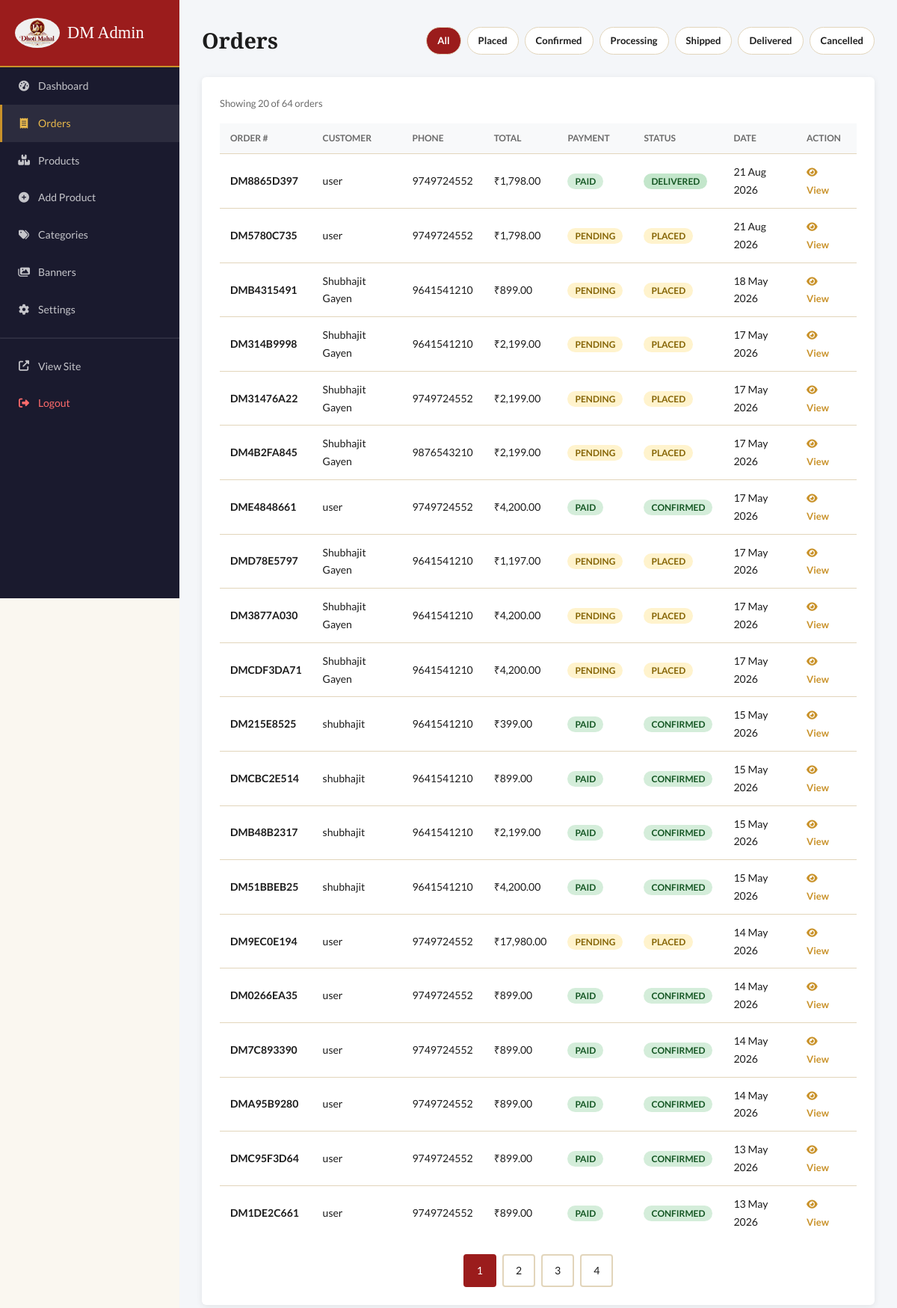
The app's page /admin/orders.php (signed in) with its own data.
### tables this page shows
CREATE TABLE `orders` (
  `id` int(11) NOT NULL AUTO_INCREMENT,
  `order_number` varchar(50) NOT NULL,
  `user_id` int(11) DEFAULT NULL,
  `guest_name` varchar(100) DEFAULT NULL,
  `guest_email` varchar(150) DEFAULT NULL,
  `guest_phone` varchar(15) DEFAULT NULL,
  `shipping_address` text NOT NULL,
  `shipping_city` varchar(100) NOT NULL,
  `shipping_state` varchar(100) NOT NULL,
  `shipping_pincode` varchar(10) NOT NULL,
  `subtotal` decimal(10,2) NOT NULL,
  `shipping_cost` decimal(10,2) DEFAULT 0.00,
  `discount` decimal(10,2) DEFAULT 0.00,
  `total` decimal(10,2) NOT NULL,
  `payment_method` varchar(50) DEFAULT 'upi',
  `payment_status` enum('pending','paid','failed','refunded') DEFAULT 'pending',
  `payment_ref` varchar(200) DEFAULT NULL,
  `order_status` enum('placed','confirmed','processing','shipped','delivered','cancelled') DEFAULT 'placed',
  `notes` text DEFAULT NULL,
  `created_at` timestamp NOT NULL DEFAULT current_timestamp(),
  `updated_at` timestamp NOT NULL DEFAULT current_timestamp() ON UPDATE current_timestamp(),
  `razorpay_order_id` varchar(255) DEFAULT NULL,
  `razorpay_payment_id` varchar(255) DEFAULT NULL,
  `razorpay_signature` varchar(255) DEFAULT NULL,
  PRIMARY KEY (`id`),
  UNIQUE KEY `order_number` (`order_number`),
  UNIQUE KEY `uk_order_number` (`order_number`),
  KEY `idx_orders_payment_status` (`payment_status`),
  KEY `idx_orders_order_status` (`order_status`),
  KEY `idx_orders_user_id` (`user_id`),
  CONSTRAINT `fk_orders_user` FOREIGN KEY (`user_id`) REFERENCES `users` (`id`) ON DELETE SET NULL,
  CONSTRAINT `orders_ibfk_1` FOREIGN KEY (`user_id`) REFERENCES `users` (`id`) ON DELETE SET NULL,
  CONSTRAINT `chk_order_total_positive` CHECK (`total` > 0)
);

### includes/functions.php (called while the page is built, shortened)
<?php
function sanitize(string $input): string
{
    return htmlspecialchars(trim($input), ENT_QUOTES, 'UTF-8');
}
function formatPrice(float $price): string
{
    return CURRENCY . number_format($price, 2);
}

### admin/orders.php (the view, shortened to what this page needs)
<?php
require_once __DIR__ . '/partials/header.php';
$db     = getDB();
$status = trim($_GET['status'] ?? '');
$page   = max(1, (int)($_GET['page'] ?? 1));
$perPage = 20;
$offset = ($page - 1) * $perPage;
$where = $status ? "WHERE order_status = " . $db->quote($status) : '';
$orders = $db->query("SELECT * FROM orders $where ORDER BY created_at DESC LIMIT $perPage OFFSET $offset")->fetchAll();
$total  = (int)$db->query("SELECT COUNT(*) FROM orders $where")->fetchColumn();
$totalPages = (int)ceil($total / $perPage);
?>
<div style="display:flex;align-items:center;justify-content:space-between;margin-bottom:24px;flex-wrap:wrap;gap:12px;">
    <h1 style="margin-bottom:0;">Orders</h1>
    <div style="display:flex;gap:8px;flex-wrap:wrap;">
        <?php
        $statuses = ['','placed','confirmed','processing','shipped','delivered','cancelled'];
        $labels   = ['All','Placed','Confirmed','Processing','Shipped','Delivered','Cancelled'];
        foreach ($statuses as $i => $s):
            $active = $status === $s ? 'background:var(--crimson);color:white;' : 'background:white;';
        ?>
            <a href="?status=<?= urlencode($s) ?>" style="padding:6px 14px;border-radius:20px;font-size:13px;font-weight:600;border:1px solid var(--border);<?= $active ?>color:<?= $status===$s?'white':'var(--charcoal)' ?>;">
                <?= $labels[$i] ?>
            </a>
        <?php endforeach; ?>
    </div>
</div>
<div class="admin-card">
    <p style="color:var(--muted);font-size:13px;margin-bottom:16px;">Showing <?= count($orders) ?> of <?= $total ?> orders</p>
    <table class="admin-table">
        <thead>
            <tr>
                <th>Order #</th>
                <th>Customer</th>
                <th>Phone</th>
                <th>Total</th>
                <th>Payment</th>
                <th>Status</th>
                <th>Date</th>
                <th>Action</th>
            </tr>
        </thead>
        <tbody>
        <?php foreach ($orders as $order): ?>
            <tr>
                <td><strong><?= sanitize($order['order_number']) ?></strong></td>
                <td><?= sanitize($order['guest_name'] ?: '—') ?></td>
                <td><?= sanitize($order['guest_phone'] ?: '—') ?></td>
                <td><?= formatPrice((float)$order['total']) ?></td>
                <td><span class="status-badge status-<?= $order['payment_status'] ?>"><?= ucfirst($order['payment_status']) ?></span></td>
                <td><span class="status-badge status-<?= $order['order_status'] ?>"><?= ucfirst($order['order_status']) ?></span></td>
                <td><?= date('d M Y', strtotime($order['created_at'])) ?></td>
                <td class="action-links">
                    <a href="<?= BASE_URL ?>admin/order-detail.php?id=<?= $order['id'] ?>" class="edit">
                        <i class="fas fa-eye"></i> View
                    </a>
                </td>
            </tr>
        <?php endforeach; ?>
        </tbody>
    </table>
    <?php if ($totalPages > 1): ?>
    <div class="pagination" style="margin:20px 0 0;">
        <?php for ($i = 1; $i <= $totalPages; $i++): ?>
            <a href="?status=<?= urlencode($status) ?>&page=<?= $i ?>" class="page-link <?= $i === $page ? 'active' : '' ?>"><?= $i ?></a>
        <?php endfor; ?>
    </div>
    <?php endif; ?>
</div>
<?php require_once __DIR__ . '/partials/footer.php'; ?>

### assets/css/main.css (style rules this page uses)
:root { --crimson: #9b1c1c; --crimson-dk: #7a1515; --gold: #c9922a; --gold-lt: #e8b84b; --ivory: #faf7f0; --cream: #f5edd8; --charcoal: #1c1c1c; --muted: #6b6b6b; --border: #e2d5bb; --white: #ffffff; --shadow: 0 4px 24px rgba(0, 0, 0, 0.1); --shadow-sm: 0 2px 8px rgba(0, 0, 0, 0.08); --radius: 6px; --font-head: "Playfair Display", Georgia, serif; --font-body: "Lato", sans-serif; --transition: 0.25s ease; }
*, *::before, *::after { box-sizing: border-box; margin: 0; padding: 0; }
html { scroll-behavior: smooth; }
body { font-family: var(--font-body); font-size: 15px; line-height: 1.7; color: var(--charcoal); background: var(--ivory); }
a { color: var(--crimson); text-decoration: none; transition: color var(--transition); }
.status-badge { padding: 3px 10px; border-radius: 20px; font-size: 12px; font-weight: 700; text-transform: uppercase; }
.status-placed, .status-pending { background: #fff3cd; color: #856404; }
.status-confirmed, .status-paid { background: #d4edda; color: #155724; }
.status-delivered { background: #c3e6cb; color: #155724; }
.admin-main h1 { font-family: var(--font-head); font-size: 1.8rem; color: var(--charcoal); margin-bottom: 24px; }
.admin-card { background: var(--white); border-radius: var(--radius); box-shadow: var(--shadow-sm); padding: 24px; margin-bottom: 24px; }
.admin-table { width: 100%; border-collapse: collapse; }
.admin-table th { background: #f8f9fa; padding: 10px 14px; font-size: 12px; text-transform: uppercase; color: var(--muted); border-bottom: 1px solid var(--border); text-align: left; }
.admin-table td { padding: 12px 14px; border-bottom: 1px solid var(--border); font-size: 14px; }
.admin-table tr:last-child td { border-bottom: none; }
.action-links a { margin-right: 8px; font-size: 13px; font-weight: 600; }
.action-links .edit { color: var(--gold); }
.pagination { display: flex; justify-content: center; gap: 8px; margin: 40px 0; }
.page-link { padding: 8px 16px; border: 2px solid var(--border); border-radius: 4px; color: var(--charcoal); font-size: 14px; transition: all var(--transition); }
.page-link:hover, .page-link.active { background: var(--crimson); border-color: var(--crimson); color: white; }

### records on screen
orders: order_number "DM8865D397", guest_name "user", guest_phone "9749724552", total "₹1,798.00", payment_status "PAID", order_status "DELIVERED", created_at "21 Aug 2026"
orders: order_number "DM5780C735", guest_name "user", guest_phone "9749724552", total "₹1,798.00", payment_status "PENDING", order_status "PLACED", created_at "21 Aug 2026"
orders: order_number "DMB4315491", guest_name "Shubhajit Gayen", guest_phone "9641541210", total "₹899.00", payment_status "PENDING", order_status "PLACED", created_at "18 May 2026"
orders: order_number "DM314B9998", guest_name "Shubhajit Gayen", guest_phone "9641541210", total "₹2,199.00", payment_status "PENDING", order_status "PLACED", created_at "17 May 2026"
orders: order_number "DM31476A22", guest_name "Shubhajit Gayen", guest_phone "9749724552", total "₹2,199.00", payment_status "PENDING", order_status "PLACED", created_at "17 May 2026"
orders: order_number "DM4B2FA845", guest_name "Shubhajit Gayen", guest_phone "9876543210", total "₹2,199.00", payment_status "PENDING", order_status "PLACED", created_at "17 May 2026"
orders: order_number "DME4848661", guest_name "user", guest_phone "9749724552", total "₹4,200.00", payment_status "PAID", order_status "CONFIRMED", created_at "17 May 2026"
orders: order_number "DMD78E5797", guest_name "Shubhajit Gayen", guest_phone "9641541210", total "₹1,197.00", payment_status "PENDING", order_status "PLACED", created_at "17 May 2026"
orders: order_number "DM3877A030", guest_name "Shubhajit Gayen", guest_phone "9641541210", total "₹4,200.00", payment_status "PENDING", order_status "PLACED", created_at "17 May 2026"
orders: order_number "DMCDF3DA71", guest_name "Shubhajit Gayen", guest_phone "9641541210", total "₹4,200.00", payment_status "PENDING", order_status "PLACED", created_at "17 May 2026"
orders: order_number "DM215E8525", guest_name "shubhajit", guest_phone "9641541210", total "₹399.00", payment_status "PAID", order_status "CONFIRMED", created_at "15 May 2026"
orders: order_number "DMCBC2E514", guest_name "shubhajit", guest_phone "9641541210", total "₹899.00", payment_status "PAID", order_status "CONFIRMED", created_at "15 May 2026"
orders: order_number "DMB48B2317", guest_name "shubhajit", guest_phone "9641541210", total "₹2,199.00", payment_status "PAID", order_status "CONFIRMED", created_at "15 May 2026"
orders: order_number "DM51BBEB25", guest_name "shubhajit", guest_phone "9641541210", total "₹4,200.00", payment_status "PAID", order_status "CONFIRMED", created_at "15 May 2026"
orders: order_number "DM9EC0E194", guest_name "user", guest_phone "9749724552", total "₹17,980.00", payment_status "PENDING", order_status "PLACED", created_at "14 May 2026"
orders: order_number "DM0266EA35", guest_name "user", guest_phone "9749724552", total "₹899.00", payment_status "PAID", order_status "CONFIRMED", created_at "14 May 2026"
orders: order_number "DM7C893390", guest_name "user", guest_phone "9749724552", total "₹899.00", payment_status "PAID", order_status "CONFIRMED", created_at "14 May 2026"
orders: order_number "DMA95B9280", guest_name "user", guest_phone "9749724552", total "₹899.00", payment_status "PAID", order_status "CONFIRMED", created_at "14 May 2026"
orders: order_number "DMC95F3D64", guest_name "user", guest_phone "9749724552", total "₹899.00", payment_status "PAID", order_status "CONFIRMED", created_at "13 May 2026"
orders: order_number "DM1DE2C661", guest_name "user", guest_phone "9749724552", total "₹899.00", payment_status "PAID", order_status "CONFIRMED", created_at "13 May 2026"

### other values on screen
$labels[$i] "All"
$labels[$i] "Placed"
$labels[$i] "Confirmed"
$labels[$i] "Processing"
$labels[$i] "Shipped"
$labels[$i] "Delivered"
$labels[$i] "Cancelled"
count($orders) "20"
$total "64"
